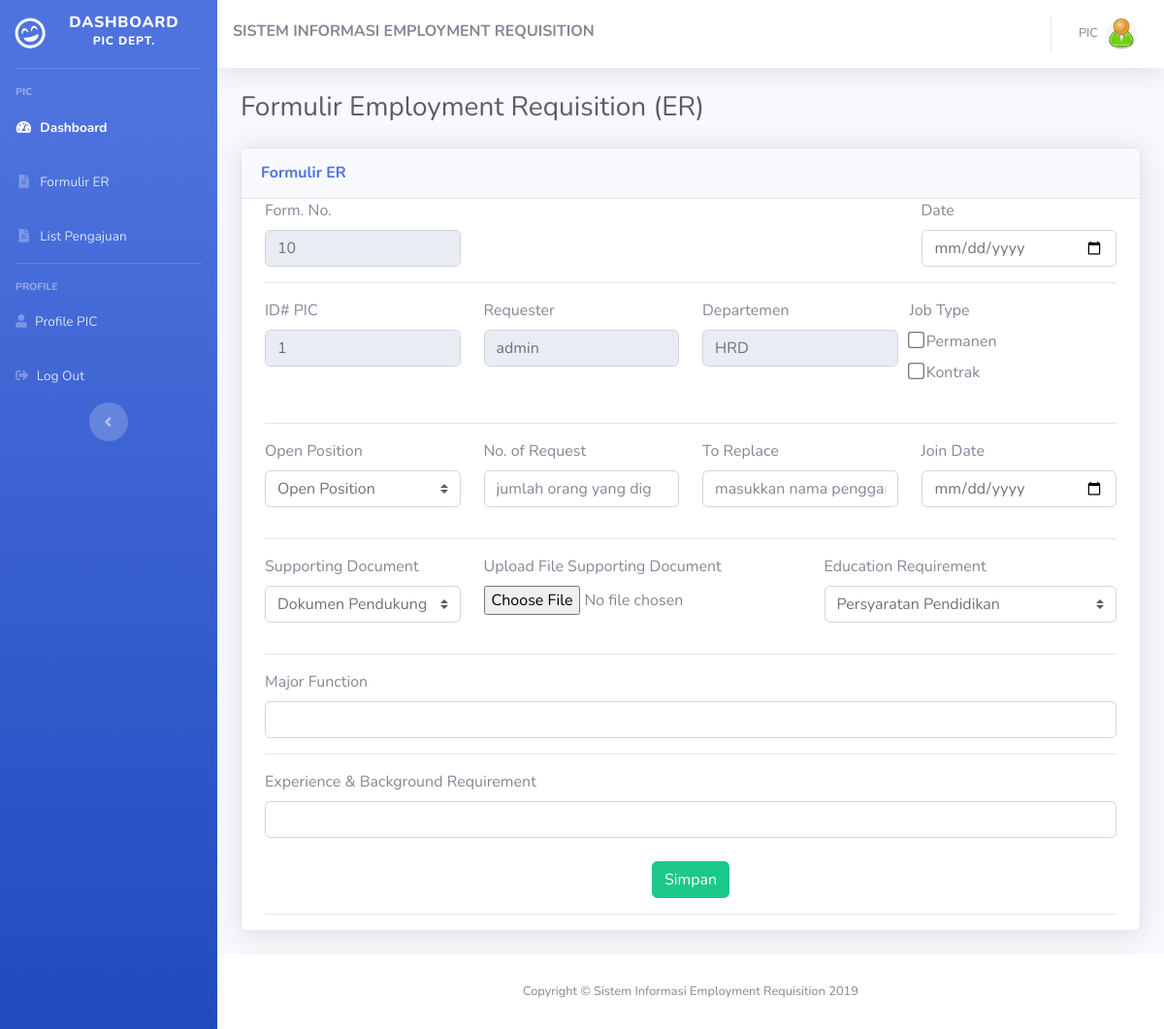
/pic/formER.php (signed in), run on the app's committed database.
### tables this page shows
CREATE TABLE `users` (
  `user_id` int(11) NOT NULL,
  `nama` varchar(100) NOT NULL,
  `username` varchar(50) NOT NULL,
  `password` varchar(256) NOT NULL,
  `departemen` int(11) NOT NULL,
  `hak_akses` enum('admin','pic','manager','') NOT NULL,
  `image` varchar(128) NOT NULL,
  `email` varchar(128) NOT NULL
);

CREATE TABLE `departemen` (
  `id_dept` int(11) NOT NULL,
  `nama_dept` varchar(50) NOT NULL,
  `cost_center` varchar(50) NOT NULL
);

### pic/formER.php (the view, shortened to what this page needs)
<?php
include "../config/conn.php";
$user_id = $_SESSION['id'];
$stm = $pdo_conn->prepare("SELECT * FROM users as u JOIN departemen as d ON u.departemen = d.id_dept  WHERE user_id=$user_id");
$stm->execute();
$data_user = $stm->fetch(PDO::FETCH_ASSOC);
$stm = $pdo_conn->prepare("SELECT max(id_formulir) as maxid FROM formulir");
$stm->execute();
$data_max = $stm->fetch(PDO::FETCH_ASSOC);
$idx = $data_max['maxid'] + 1;
?>
<!DOCTYPE html>
<html lang="en">
<head>
  <link href="../assets/vendor/fontawesome-free/css/all.min.css" rel="stylesheet" type="text/css">
  <link href="../assets/css/sb-admin-2.min.css" rel="stylesheet">
</head>
<body id="page-top">
  <div id="wrapper">
    <?php
    include "../components/sidebar-pic.php";
    ?>
    <div id="content-wrapper" class="d-flex flex-column">
      <div id="content">
        <?php
        include "../components/navbar-pic.php";
        ?>
        <div class="container-fluid">
          <div class="d-sm-flex align justify-content-between mb-4">
            <h1 class="h3 mb-0 text-gray-800">
              Formulir Employment Requisition (ER)
            </h1>
          </div>
          <form action="" method="POST" enctype="multipart/form-data">
            <div class="card shadow mb-4">
              <div class="card-header py-3">
                <h6 class="m-0 font-weight-bold text-primary">Formulir ER</h6>
              </div>
              <div class="container">
                <div class="row justify-content-between">
                  <div class="col-3">
                    <div class="form">
                      <label>Form. No.</label>
                      <input type="number" readonly="" name="id_formulir" value="<?= $idx; ?>" class="form-control" required>
                    </div>
                  </div>
                  <div class="col-3">
                    <label>Date</label>
                    <input type="date" name="date" class="form-control" required>
                  </div>
                </div>
                <hr>
                <div class="row">
                  <div class="col-3">
                    <div class="form-group">
                      <label>ID# PIC</label>
                      <input readonly="" value="<?= $data_user['user_id']; ?>" type="text" name="id_karyawan" class="form-control">
                    </div>
                  </div>
                  <div class="col-3">
                    <label>Requester</label>
                    <input type="text" readonly="" value="<?= $data_user['nama']; ?>" name="id_karyawan" class="form-control" required>
                  </div>
                  <div class="col-3">
                    <label>Departemen</label>
                    <input type="text" readonly="" value="<?= $data_user['nama_dept']; ?>" class="form-control">
                  </div>
                  <div class="row">
                    <div class="col">
                      <label>Job Type</label>
                      <div class="form-group" style="padding-left: 0px;">
                        <input type="checkbox" name="checked" value="permanen" class=" " style="transform: scale(1.3);">
                        <label class="">Permanen</label></br>
                        <input type="checkbox" name="job_type" value="kontrak" class=" " style="transform: scale(1.3);">
                        <label class=" ">Kontrak</label>
                      </div>
                    </div>
                  </div>
                </div>
                <hr>
                <div class="row">
                  <div class="col-3">
                    <div class="form-group">
                      <label>Open Position</label>
                      <select class="custom-select" required>
                        <option selected>Open Position</option>
                      </select>
                    </div>
                  </div>
                  <div class="col-3">
                    <div class="form">
                      <label>No. of Request</label>
                      <input type="number" name="id_karyawan" placeholder="jumlah orang yang diganti" class="form-control" required>
                    </div>
                  </div>
                  <div class="col-3">
                    <div class="form">
                      <label>To Replace</label>
                      <input type="text" name="id_karyawan" placeholder="masukkan nama pengganti" class="form-control" aria-describedby="addon-wrapping" required>
                    </div>
                  </div>
                  <div class="col">
                    <div class="form">
                      <label>Join Date</label>
                      <input type="date" name="id_karyawan" class="form-control" required>
                    </div>
                  </div>
                </div>
                <hr>
                <div class="row">
                  <div class="col-3">
                    <div class="form-group">
                      <label>Supporting Document</label>
                      <select name="" class="custom-select" required>
                        <option selected>Dokumen Pendukung</option>
                      </select>
                    </div>
                  </div>
                  <div class="col">
                    <label>Upload File Supporting Document</label>
                    <input type="file" name="image" placeholder="" class="" required>
                  </div>
                  <div class="col">
                    <div class="form-group">
                      <label>Education Requirement</label>
                      <select class="custom-select" required>
                        <option selected>Persyaratan Pendidikan</option>
                      </select>
                    </div>
                  </div>
                </div>
                <hr>
                <div class="row">
                  <div class="col">
                    <div class="form">
                      <label>Major Function</label>
                      <input type="text" name="majorfunction" class="form-control" required>
                    </div>
                  </div>
                </div>
                <hr>
                <div class="row">
                  <div class="col">
                    <div class="form">
                      <label>Experience & Background Requirement</label>
                      <input type="text" name="experiece" class="form-control" required>
                    </div><br>
                    <center><a class='btn btn-success' value="submit" href='../pic/statusform.php'>Simpan</a></center>
                  </div>
                </div>
                <hr>
              </div>
          </form>
        </div>
      </div>
      <footer class="sticky-footer bg-white">
        <div class="container my-auto">
          <div class="copyright text-center my-auto">
            <span>Copyright &copy; Sistem Informasi Employment Requisition 2019</span>
          </div>
        </div>
      </footer>
    </div>
  </div>
</body>
</html>

### data on the page
users: id_karyawan "1", id_karyawan "admin", departemen.nama_dept "HRD"
